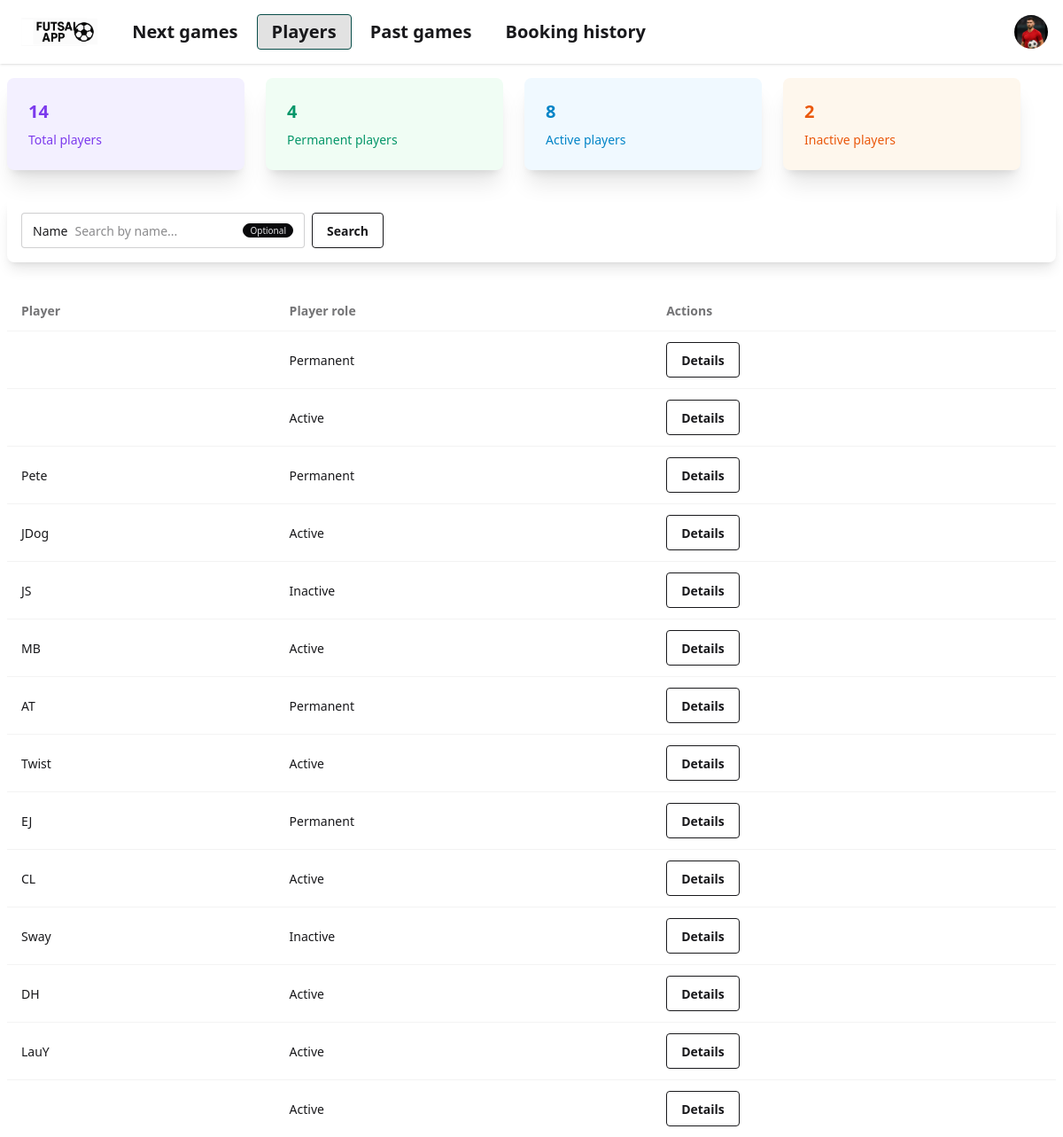
Before: /games/players/ with the older database file.
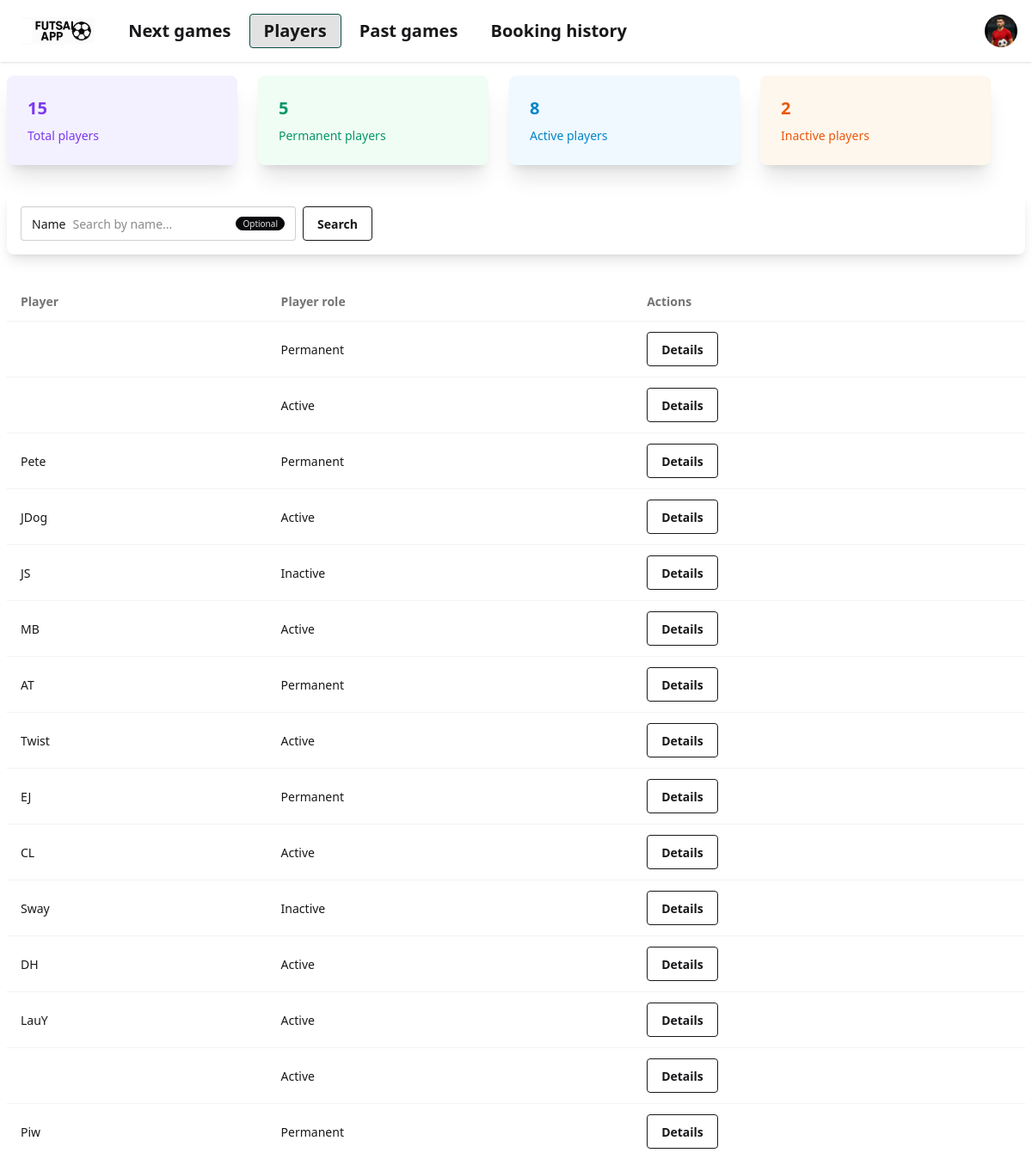
After: the same page with the newer database file.
### games/models.py (models this page shows, shortened)
class Player(models.Model):
    user = models.OneToOneField(User, on_delete=models.CASCADE, null=True, blank=True)
    ROLE_CHOICES = [('Active','Active'),('Inactive','Inactive'),('Permanent','Permanent')]
    nickname = models.CharField(max_length=255, blank=True, null=True, default=None)
    mobile_number = models.CharField(
        max_length=9,
        validators=[RegexValidator(regex=r'^\d{9}$', message="Mobile number must contain exactly 9 digits")]
    )
    role = models.CharField(max_length=10, choices=ROLE_CHOICES, default='Active')

### games/views.py (the view)
# urls.py: path('players/', views.all_players, name='all_players_url'),
def all_players(request):
    filter = request.GET.get('name')
    if filter and len(filter) > 1:
        found_players = Player.objects.filter(
            Q(name__icontains=filter) |
            Q(surname__icontains=filter) |
            Q(nickname__icontains=filter)
        )
    else:
        found_players = Player.objects.all()
    found_players_aggregation = found_players.aggregate(
        total_players = Count('id'),
        permanent_players=Count('id', filter=Q(role='Permanent')),
        active_players=Count('id', filter=Q(role='Active')),
        inactive_players=Count('id', filter=Q(role='Inactive')),
    )
    return render(request, 'games/all_players.html', {
        'filter': filter,
        'players': found_players,
        'details': found_players_aggregation
    })

### games/templates/games/all_players.html (shortened to what this page needs)
{% extends 'index.html' %}
{% block content %}
    <div class="grid grid-cols-4 gap-6 mb-8 mr-10">
        <div class="card shadow-xl bg-players-purple">
            <div class="card-body">
                <div class="text-xl font-semibold">{{ details.total_players }}</div>
                <p class="text-sm">Total players</p>
            </div>
        </div>
        <div class="card shadow-xl bg-players-green">
            <div class="card-body">
                <div class="text-xl font-semibold">{{ details.permanent_players }}</div>
                <p class="text-sm">Permanent players</p>
            </div>
        </div>
        <div class="card shadow-xl bg-players-blue">
            <div class="card-body">
                <div class="text-xl font-semibold">{{ details.active_players }}</div>
                <p class="text-sm">Active players</p>
            </div>
        </div>
        <div class="card shadow-xl bg-players-red">
            <div class="card-body">
                <div class="text-xl font-semibold">{{ details.inactive_players }}</div>
                <p class="text-sm">Inactive players</p>
            </div>
        </div>
    </div>
    <div class="card shadow-lg mb-8 p-4">
        <form class="flex gap-2">
            <label class="input">
                Name
                <input {% if filter %} value="{{ filter }}" {% endif %} name="name" type="text" class="grow" placeholder="Search by name...">
                <span class="badge badge-neutral badge-xs">Optional</span>
            </label>
            <button type="submit" class="btn btn-outline">Search</button>
        </form>
        </div>
    <table class="table">
        <thead>
        <tr>
            <th>Player</th>
            <th>Player role</th>
            <th>Actions</th>
        </tr>
        </thead>
        <tbody>
        {% for player in players %}
            <tr>
                {% if player.nickname != 'N/A' %}
                    <td>{{ player.nickname }}</td>
                {% else %}
                    <td>{{ player.name }} {{ player.surname }}</td>
                {% endif %}
                <td>{{ player.role }}</td>
                <td><a href="{% url 'player_details_url' player_id=player.id %}" class="btn btn-outline">Details</a></td>
            </tr>
        {% endfor %}
        </tbody>
    </table>
{% endblock content %}

### templates/index.html (shortened to what this page needs)
{%  load static %}
<!DOCTYPE html>
<html lang="en">
<head>
    <link rel="stylesheet" href="{% static 'dist/styles.css' %}">
    <link rel="stylesheet" href="{% static 'dist/main.css' %}">
</head>
<body>
<div class="navbar bg-base-100 shadow-sm p-4 mb-4">
  <div class="flex-1">
      <a class="mx-2" href="{% url 'next_games_url' %}" >
          <div class="avatar w-24">
              <img src="{% static 'img/logo_FutsalApp.png' %}" alt="Avatar">
          </div>
      </a>
      <a href="{% url 'next_games_url' %}" class="btn btn-ghost text-xl {% if request.resolver_match.url_name == 'next_games_url' %}btn-active border-accent-content{% endif %}">Next games</a>
      <a href="{% url 'all_players_url' %}" class="btn btn-ghost text-xl {% if request.resolver_match.url_name == 'all_players_url' %}btn-active border-accent-content{% endif %}">Players</a>
      <a href="{% url 'past_games_url' %}" class="btn btn-ghost text-xl {% if request.resolver_match.url_name == 'past_games_url' %}btn-active border-accent-content{% endif %}">Past games</a>
      <a href="{% url 'booking_history_url' %}" class="btn btn-ghost text-xl {% if request.resolver_match.url_name == 'booking_history_url' %}btn-active border-accent-content{% endif %}">Booking history</a>
  </div>
  <div class="flex gap-2">
    <div class="dropdown dropdown-end">
      <div tabindex="0" role="button" class="btn btn-ghost btn-circle avatar">
        <div class="w-15 rounded-full">
          <img
            alt="logo"
            src="{% static 'img/logo.jpeg' %}" />
        </div>
      </div>
    </div>
  </div>
</div>
<div class="mx-auto px-2 my-12>">
    {%  block content %}
    {%  endblock %}
</div>
</body>
</html>

Changed rows visible on the page:
added Player: nickname "Piw", role "Permanent"
Other visible differences:
{{ details.total_players }}: "14" → "15"
{{ details.permanent_players }}: "4" → "5"
